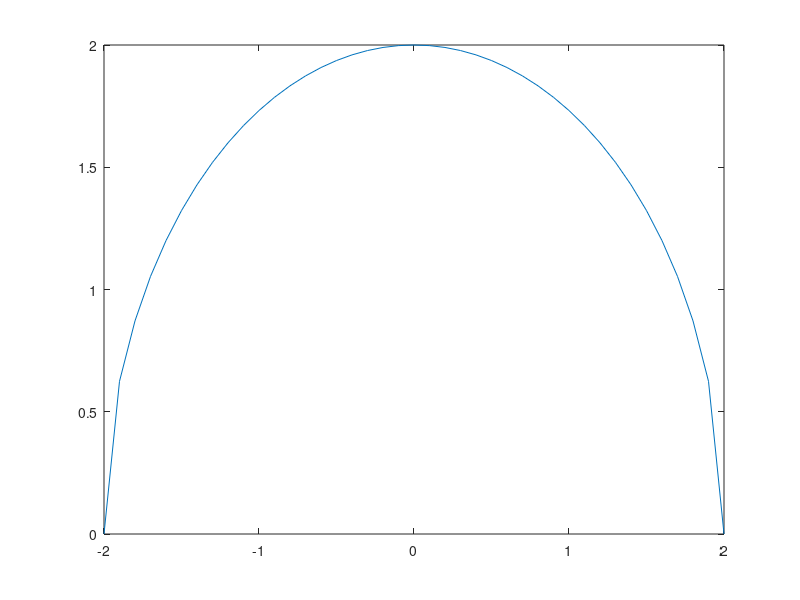

Recreate this plot in MATLAB.
clear
clc

% offset control how much is modifid the circle
offset = 1;

x = [-10 5];
y = [0 10];

disX = x(1,2) - x(1,1);
disY = y(1,2) - y(1,1);

% the factor to create a line will be 100 points, so

incX = disX / 100;
incY = disY / 100;

X = x(1,1) : incX : x(1,2);
Y = y(1,1) : incY : y(1,2);

% create a vector that changes the shape of vector x, to make the effect of
% a parabola
Xmod = zeros(1,size(X,2));
% modified it to the right, find the middle
mod = 0.1
theHalf = int8(size(Xmod,2) / 2);
for i=1:theHalf
    Xmod(1,i) = mod;
    mod = (mod + 0.1)^2;
end

for i=theHalf+1:size(X,2)
    Xmod(1,i) = mod;
    mod = sqrt(mod - 0.1);
end

  
% sum Xmod and X to change X
X = X + Xmod;

plot(X,Y)

% create a spline
xx = x(1,1) : (incX/100) : x(1,2);
yy = spline(X,Y,xx);
plot(X,Y,xx,yy)


% example of interpolation
x = [1.0 1.8 4.0 4.8 6.8 7.6 8.8 9.4];
y = [1.5 2.0 2.1 2.5 2.5 2.2 2.0 1.5];
plot(x, y)
axis([0 10 0 4])

xx = 1 : 0.2 : 9.4;
yy = spline(x, y, xx);
plot(x, y, 'o' , xx, yy);
%%%%%%%%%%%%%%%%%%%

% plot a semi circle
clear
X = -2:0.1:2;
Y = sqrt(4-(X.^2));
%%%%%%%%%%%%%%%%%%%%%%


plot(X,Y) 